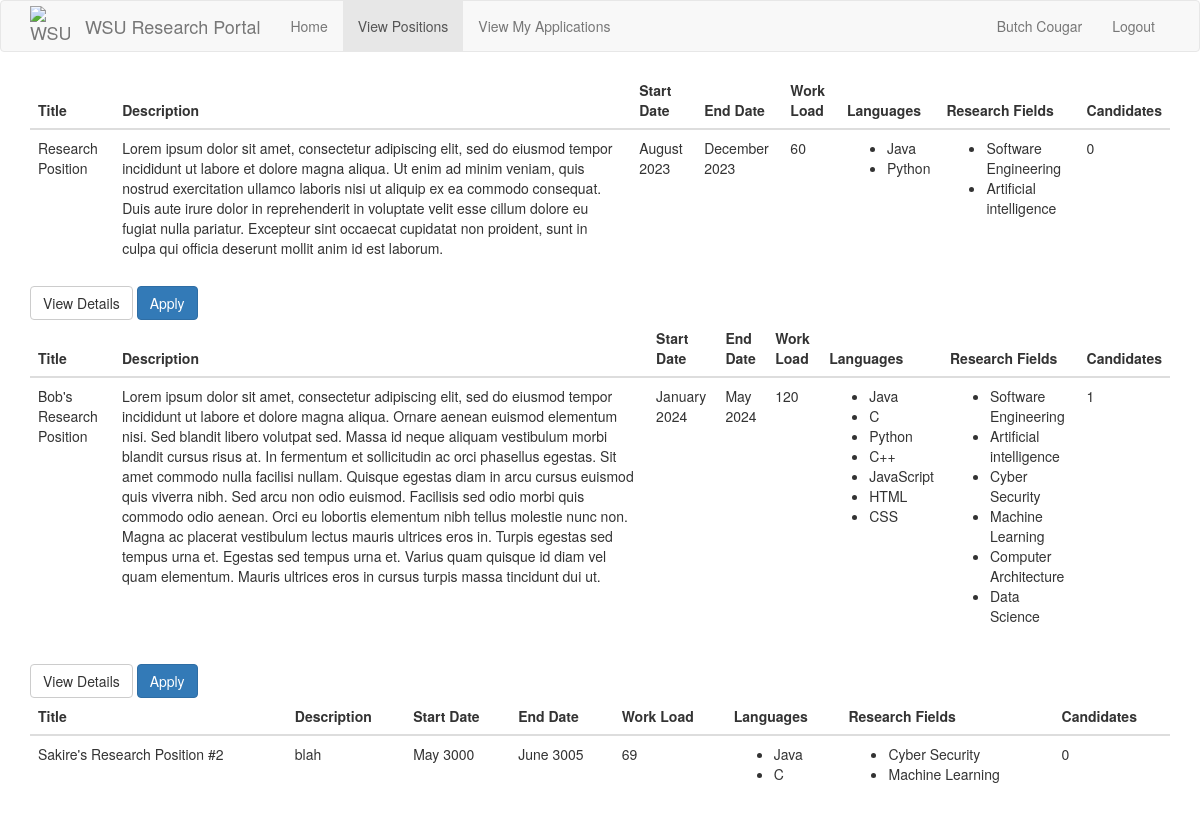
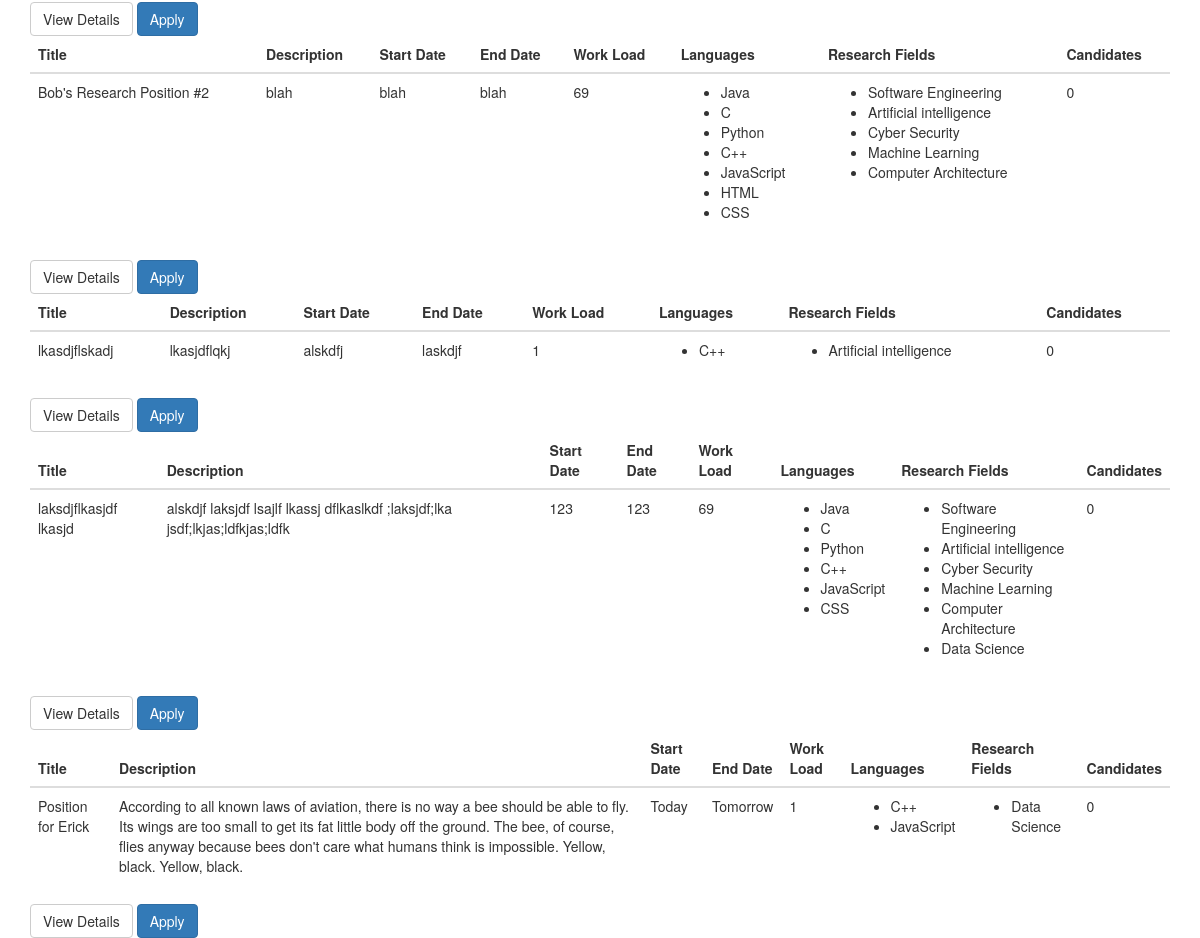
Before: /positions (signed in) with the older database file (2 pictures, top to bottom).
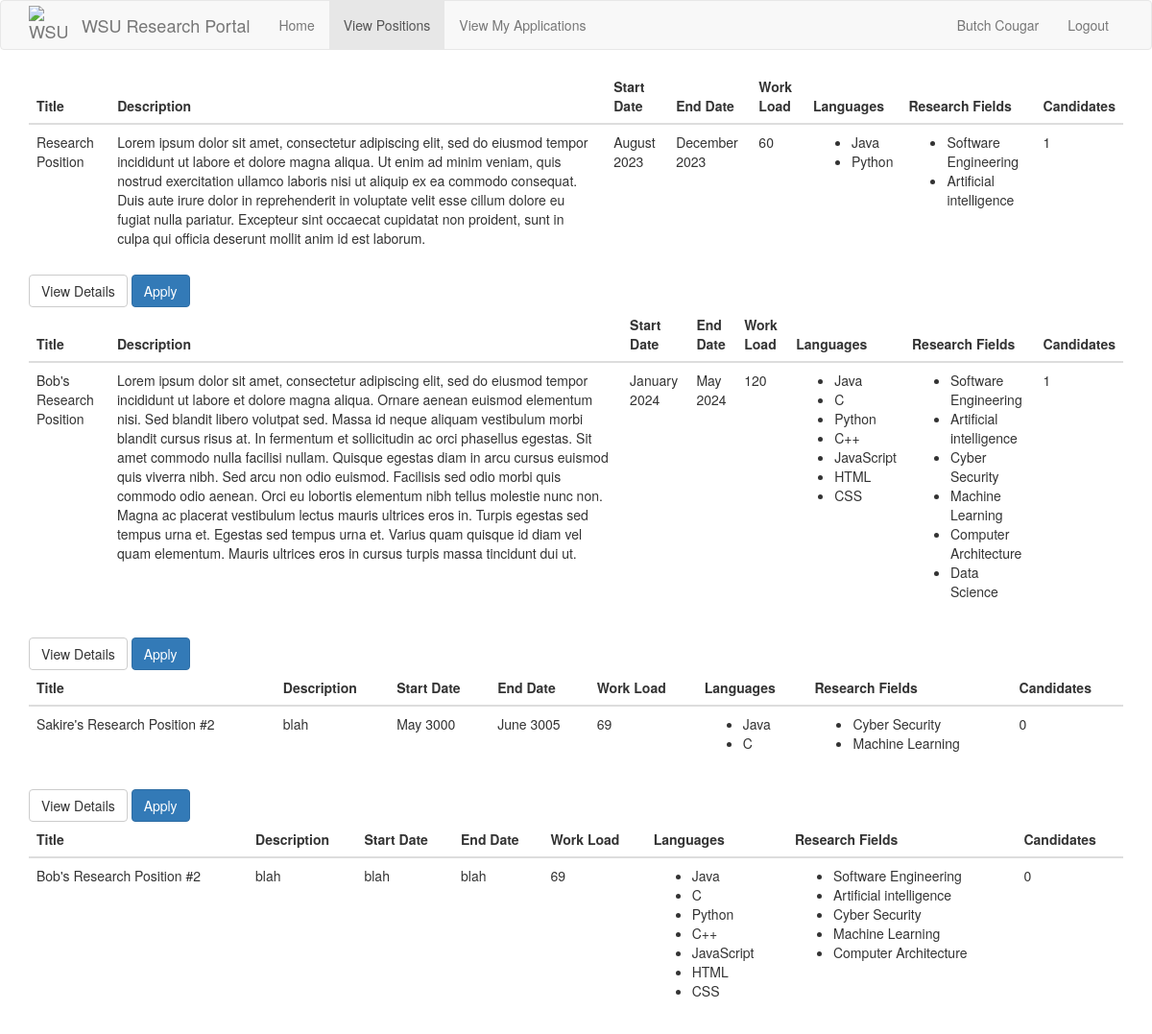
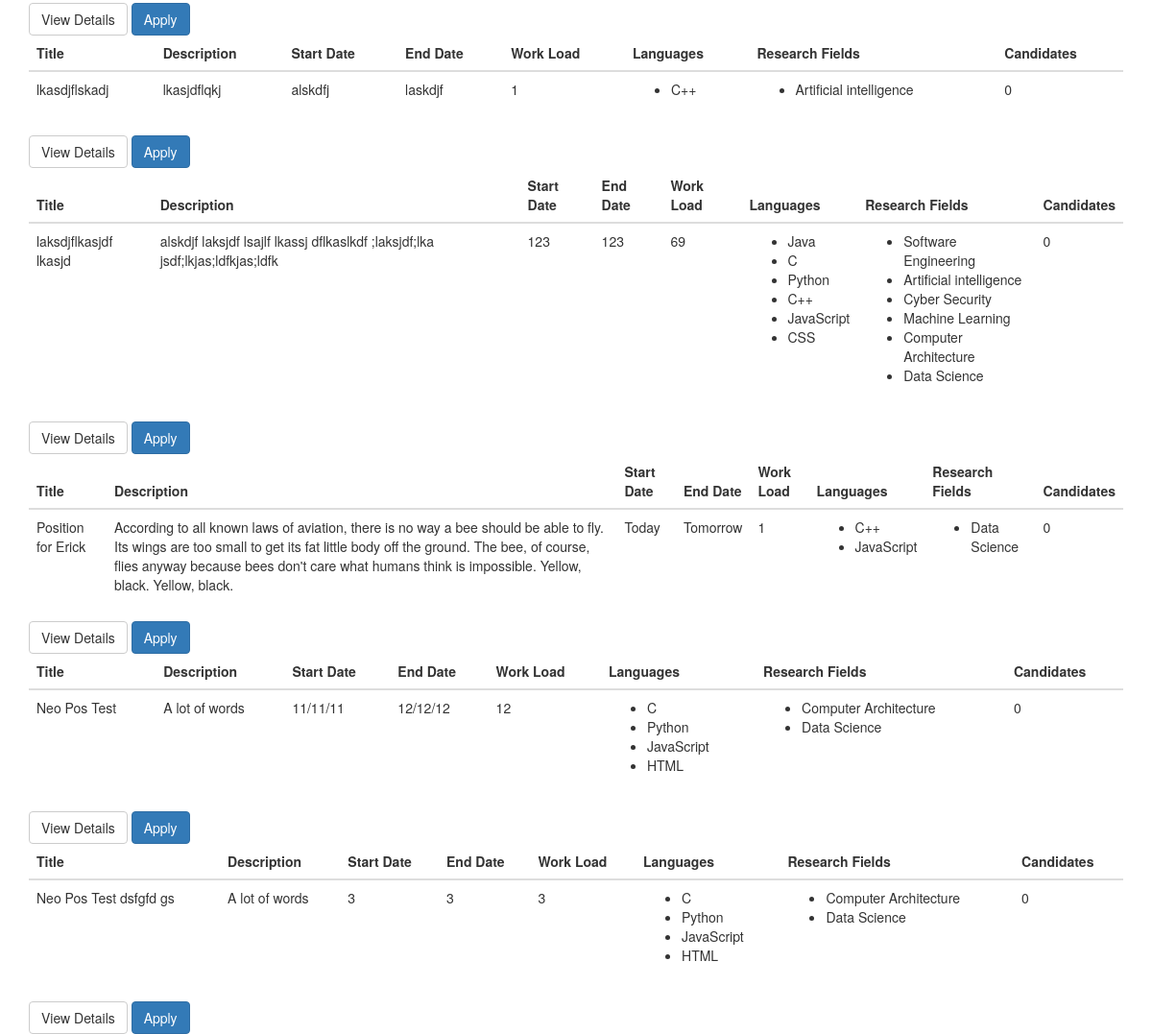
After: the same page with the newer database file (2 pictures, top to bottom).
### src/Model/models.py (models this page shows)
class Position(db.Model):
    id = db.Column(db.Integer, primary_key=True)
    title = db.Column(db.String(32), unique=True)
    description = db.Column(db.String(256))
    start_date = db.Column(db.String(256))
    end_date = db.Column(db.String(256))
    work_load = db.Column(db.Integer) # Time commitment.
    languages = db.relationship(
        'Language',
        secondary = positionLanguages,
        primaryjoin = (positionLanguages.c.position_id == id),
        lazy='dynamic',
        overlaps='languages'
    )
    research_fields = db.relationship(
        'Interest',
        secondary=positionInterests,
        primaryjoin=(positionInterests.c.position_id == id),
        lazy='dynamic',
        overlaps='interests'
    )
    candidates = db.Column(db.Integer) # Stores the ID's of the current candidates for the position.
    applications = db.relationship('Application', backref='position') # A position has multiple applications associated to it.
    professor_id = db.Column(db.Integer, db.ForeignKey('professor.id')) # Every position has one professor associated to it.

class Language(db.Model):
    id = db.Column(db.Integer, primary_key=True)
    name = db.Column(db.String(12))
    studentLanguages = db.relationship(
        'Student',
        secondary=studentLanguages,
        primaryjoin=(studentLanguages.c.language_id == id),
        lazy='dynamic',
        overlaps='languages'
    )
    positionLanguages = db.relationship(
        'Position',
        secondary = positionLanguages,
        primaryjoin = (positionLanguages.c.language_id == id),
        lazy = 'dynamic',
        overlaps='languages'
    )

class Interest(db.Model):
    id = db.Column(db.Integer, primary_key=True)
    name = db.Column(db.String(100))
    studentInterests = db.relationship(
        'Student',
        secondary=studentInterests,
        primaryjoin=(studentInterests.c.interest_id == id),
        lazy='dynamic',
        overlaps='interests'
    )
    positionInterests = db.relationship(
        'Position',
        secondary = positionInterests,
        primaryjoin = (positionInterests.c.interest_id == id),
        lazy = 'dynamic',
        overlaps = 'interests'
    )

### src/Controller/position_routes.py (the view)
@routes.route("/positions", methods=["GET"])
def positions():
    positions = None
    if current_user.user_type == "Professor":
        positions = Position.query.filter_by(professor_id=current_user.id).all()
    elif current_user.user_type == "Student":
        positions = Position.query.all()
    return render_template("Position Pages/positions.html", positions=positions)

### app.py (called while the page is built)
@app.context_processor
def inject_request():
    return dict(request=request)

@app.before_request
def initBD(*args, **kwargs):
    if app.got_first_request:
        db.create_all()
        if Language.query.count() == 0:
            languages = ['Java','C', 'Python', 'C++', 'JavaScript', 'HTML', 'CSS']
            for t in languages:
                db.session.add(Language(name=t))
        db.session.commit()
        if Interest.query.count() == 0:
            interests = ['Software Engineering', 'Artificial intelligence', 'Cyber Security', 'Machine Learning', 'Computer Architecture', 'Data Science']
            for t in interests:
                db.session.add(Interest(name=t))
        db.session.commit()

### src/Model/models.py (called while the page is built)
@login.user_loader
def load_user(id):
    return User.query.get(int(id))

### src/View/templates/Position Pages/positions.html
{% extends "base.html" %}
{% block app_content %}
<div>
    {% for position in positions %}
    <div>
        {% include 'Position Pages/_position.html' %}
    </div>
    {% endfor %}
</div>
{% endblock %}

### src/View/templates/Position Pages/_position.html
<table class="table">
    <thead>
        <tr>
            <th>Title</th>
            <th>Description</th>
            <th>Start Date</th>
            <th>End Date</th>
            <th>Work Load</th>
            <th>Languages</th>
            <th>Research Fields</th>
            <th>Candidates</th>
        </tr>
    </thead>
    <tbody>
            <tr>
                <td>{{ position.title }}</td>
                <td>{{ position.description }}</td>
                <td>{{ position.start_date }}</td>
                <td>{{ position.end_date }}</td>
                <td>{{ position.work_load }}</td>
                <td>
                    <ul>
                        {% for language in position.languages %}
                            <li>{{ language.name }}</li>
                        {% endfor %}
                    </ul>
                </td>
                <td>
                    <ul>
                        {% for interest in position.research_fields %}
                            <li>{{ interest.name }}</li>
                        {% endfor %}
                    </ul>
                </td>
                <td>{{ position.candidates }}</td>
            </tr>
    </tbody>
</table>
<a href="{{ url_for('positions.positions_by_id', position_id=position.id) }}" class="btn btn-default text-center">View Details</a>
{% if current_user.user_type == "Student" %}
    <a href="{{ url_for('positions.positions_by_id_apply', position_id=position.id) }}" class="btn btn-primary text-center">Apply</a>
{% elif current_user.user_type == "Professor" %}
    <a href="{{ url_for('positions.positions_by_id_applicants', position_id=position.id) }}" class="btn btn-primary text-center">View Applicants</a>
{% endif %}

Changed rows visible on the page:
changed Position "Research Position": candidates "0" → "1"
added Position: title "Neo Pos Test", description "A lot of words", start_date "11/11/11", end_date "12/12/12", work_load "12", candidates "0", Language (name "C"), Language (name "Python"), Language (name "JavaScript"), Language (name "HTML"), Interest (name "Computer Architecture"), Interest (name "Data Science")
added Position: title "Neo Pos Test dsfgfd gs", description "A lot of words", start_date "3", end_date "3", work_load "3", candidates "0", Language (name "C"), Language (name "Python"), Language (name "JavaScript"), Language (name "HTML"), Interest (name "Computer Architecture"), Interest (name "Data Science")
